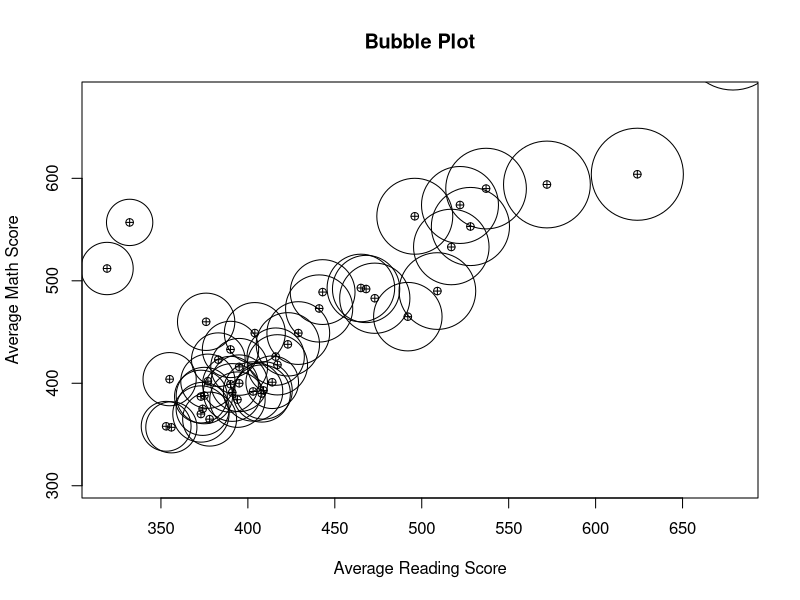
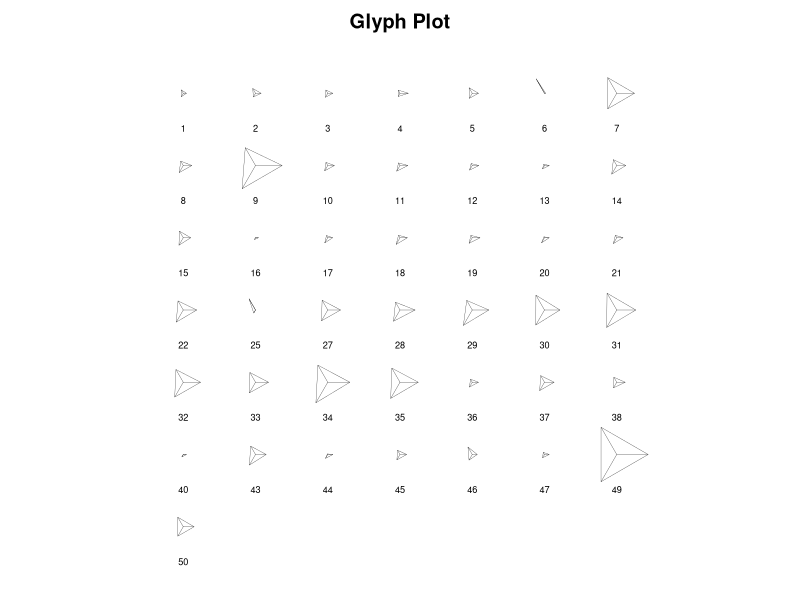
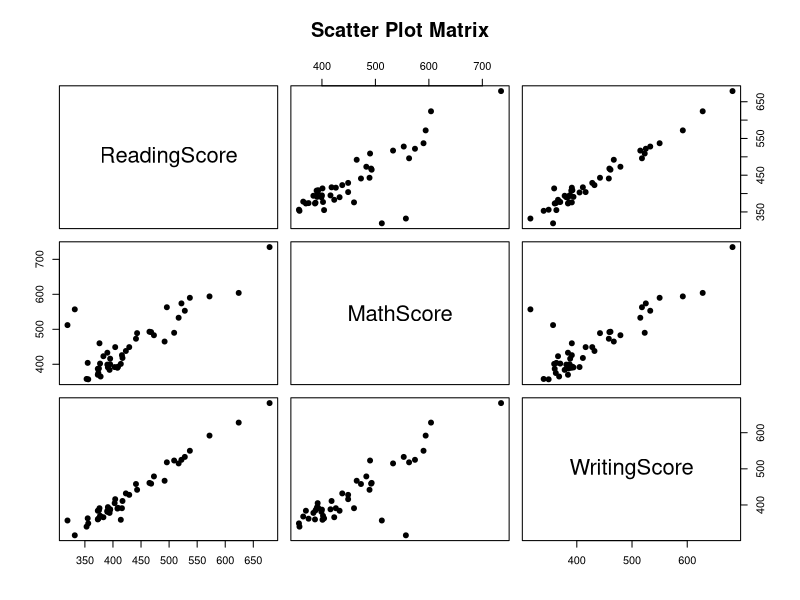

Reproduce these figures in R, in order.
##############################################################################################################
# ASSIGNMENT 1 - 3
#
# Dataset: 2012 SAT results in New York (https://catalog.data.gov/dataset/sat-results-e88d7)
##############################################################################################################

#INTRODUCTURY WORK

#Packages
library(quantmod)
library(ggplot2)

#Dataset from Data.gov concerning popular baby names in the US
SAT_Result <- read.csv('2012_SAT_Results.csv', stringsAsFactors = FALSE)
length(SAT_Result[, 1])
str(SAT_Result)

#For the goal of this exercise it's useful to consider only a portion of the data
SAT_Result <- SAT_Result[0:50, 4:6]

#Transforms data from chr to numric
SAT_Result$ReadingScore <- as.numeric(as.character(SAT_Result$ReadingScore))
SAT_Result$MathScore <- as.numeric(as.character(SAT_Result$MathScore))
SAT_Result$WritingScore <- as.numeric(as.character(SAT_Result$WritingScore))

#We eliminate NA values
SAT_Result <- na.omit(SAT_Result)
length(SAT_Result[, 1])

##############################################################################################################

#Question a)

#Bubble plot
ylim <- with(SAT_Result, range(SAT_Result$ReadingScore)) * c(0.95, 1)
plot(SAT_Result$ReadingScore, SAT_Result$MathScore, xlab = "Average Reading Score", ylab = "Average Math Score", pch = 10, ylim = ylim, main = "Bubble Plot")
with(SAT_Result, symbols(ReadingScore, MathScore, circles = WritingScore, inches = 0.5, add = TRUE))

##############################################################################################################

#Question b)

#Glyph plot
stars(SAT_Result, cex = 0.55, main = "Glyph Plot")

##############################################################################################################

#Question c)

#Scatter plot matrix
pairs(SAT_Result[,1:3], pch = 19, main = "Scatter Plot Matrix")
